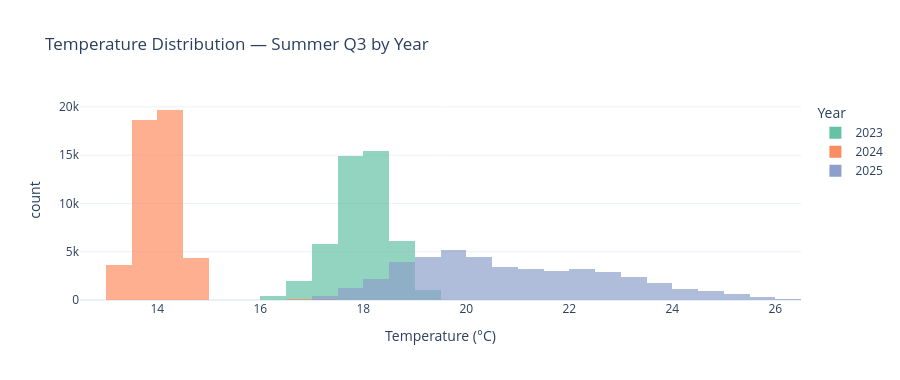

Source (notebook cell):
### Markdown cell above
### 3b. Exploratory Data Analysis

### Code cell
# ── Visual 2: Temperature distribution by year ────────────────────────────────
fig_dist = px.histogram(
    df, x='temp_c', color='year',
    nbins=60, barmode='overlay', opacity=0.7,
    color_discrete_sequence=px.colors.qualitative.Set2,
    labels={'temp_c': 'Temperature (°C)', 'year': 'Year'},
    title='Temperature Distribution — Summer Q3 by Year',
    template='plotly_white', height=380
)
fig_dist.show()

### Figure 1 — Plotly figure (JSON) as saved in the notebook; plotly's stock layout.template omitted (floating-point values rounded to 4 significant figures; data arrays with more than 128 entries replaced by an {"elided": "..."} marker saying what was removed)
{"data": [{"bingroup": "x", "hovertemplate": "Year=2023<br>Temperature (°C)=%{x}<br>count=%{y}<extra></extra>", "legendgroup": "2023", "marker": {"color": "rgb(102,194,165)", "opacity": 0.7, "pattern": {"shape": ""}}, "name": "2023", "nbinsx": 60, "orientation": "v", "showlegend": true, "type": "histogram", "x": {"elided": "45801 float values"}, "xaxis": "x", "yaxis": "y"}, {"bingroup": "x", "hovertemplate": "Year=2024<br>Temperature (°C)=%{x}<br>count=%{y}<extra></extra>", "legendgroup": "2024", "marker": {"color": "rgb(252,141,98)", "opacity": 0.7, "pattern": {"shape": ""}}, "name": "2024", "nbinsx": 60, "orientation": "v", "showlegend": true, "type": "histogram", "x": {"elided": "46445 float values"}, "xaxis": "x", "yaxis": "y"}, {"bingroup": "x", "hovertemplate": "Year=2025<br>Temperature (°C)=%{x}<br>count=%{y}<extra></extra>", "legendgroup": "2025", "marker": {"color": "rgb(141,160,203)", "opacity": 0.7, "pattern": {"shape": ""}}, "name": "2025", "nbinsx": 60, "orientation": "v", "showlegend": true, "type": "histogram", "x": {"elided": "44936 float values"}, "xaxis": "x", "yaxis": "y"}], "layout": {"barmode": "overlay", "height": 380, "legend": {"title": {"text": "Year"}, "tracegroupgap": 0}, "title": {"text": "Temperature Distribution — Summer Q3 by Year"}, "xaxis": {"anchor": "y", "domain": [0, 1], "title": {"text": "Temperature (°C)"}}, "yaxis": {"anchor": "x", "domain": [0, 1], "title": {"text": "count"}}}}
